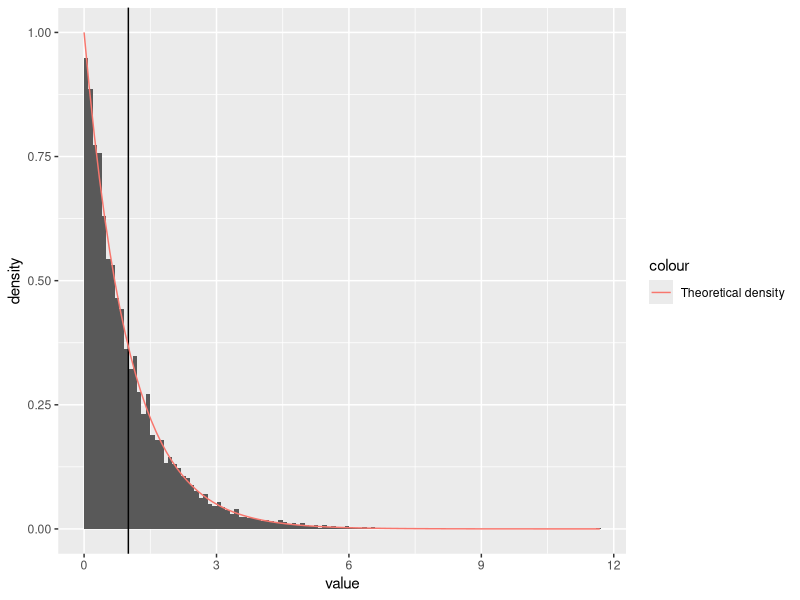
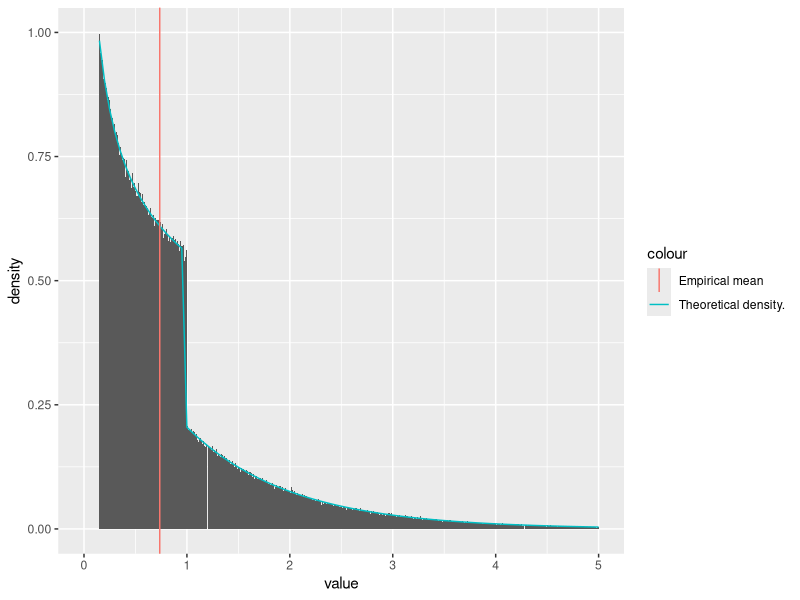

Here is the R script that generated these plots, in order:
## ---- chunk 1
library(tidyverse)
## ---- chunk 2
rexp <- function(n, rate = 1) {
  uniformly_distributed <- runif(n=n)
  exponentially_distributed <- -log(uniformly_distributed) / rate
  return(enframe(exponentially_distributed))
}
## ---- chunk 3
samples <- 10000
rate <- 1
exponential_samples <- rexp(n = samples, rate = rate)
ggplot() + 
  geom_histogram(
    data = exponential_samples,
    mapping = aes(x=value, y=..density..),
    binwidth = 0.1,
    boundary = 0
  ) +
  geom_vline(
    aes(xintercept = mean(exponential_samples$value))
  ) +
  stat_function(
    fun = dexp,
    args=list(rate = rate),
    aes(col='Theoretical density')
  )
## ---- chunk 4
rg <- function(n, rate = 1) {
  u <- runif(n = n)
  boundary <- exp(1) / (rate + exp(1))
  left <- u < boundary
  right <- !left
  u[left] <- (u[left] / boundary) ** (1 / rate)
  u[right] <- -log((1 - u[right]) / (boundary * rate))
  return(enframe(u))
}
## ---- chunk 5
dg <- function(x, rate = 1) {
  normalizing_constant <- rate * exp(1) / (rate + exp(1))
  d <- rep(0, length(x))
  left_indices <- 0 < x & x < 1
  right_indices <- 1 <= x
  d[left_indices] <- normalizing_constant * (x[left_indices] ** (rate - 1))
  d[right_indices] <- normalizing_constant * exp(-x[right_indices])
  return(d)
}
## ---- chunk 6
samples <- 1000000
rate <- 0.7
g_samples <- rg(n = samples, rate = rate)
ggplot() +
  geom_histogram(
    data = g_samples,
    mapping = aes(x=value, y=..density..),
    binwidth = 0.01,
    boundary = 0
  ) + stat_function(
    fun = dg,
    args = list(rate = rate),
    aes(col = 'Theoretical density.')
  ) +
  geom_vline(
    aes(
      xintercept = mean(g_samples$value),
      col = 'Empirical mean'
    )
  ) +
  ylim(0, 1) +
  xlim(0, 5)
